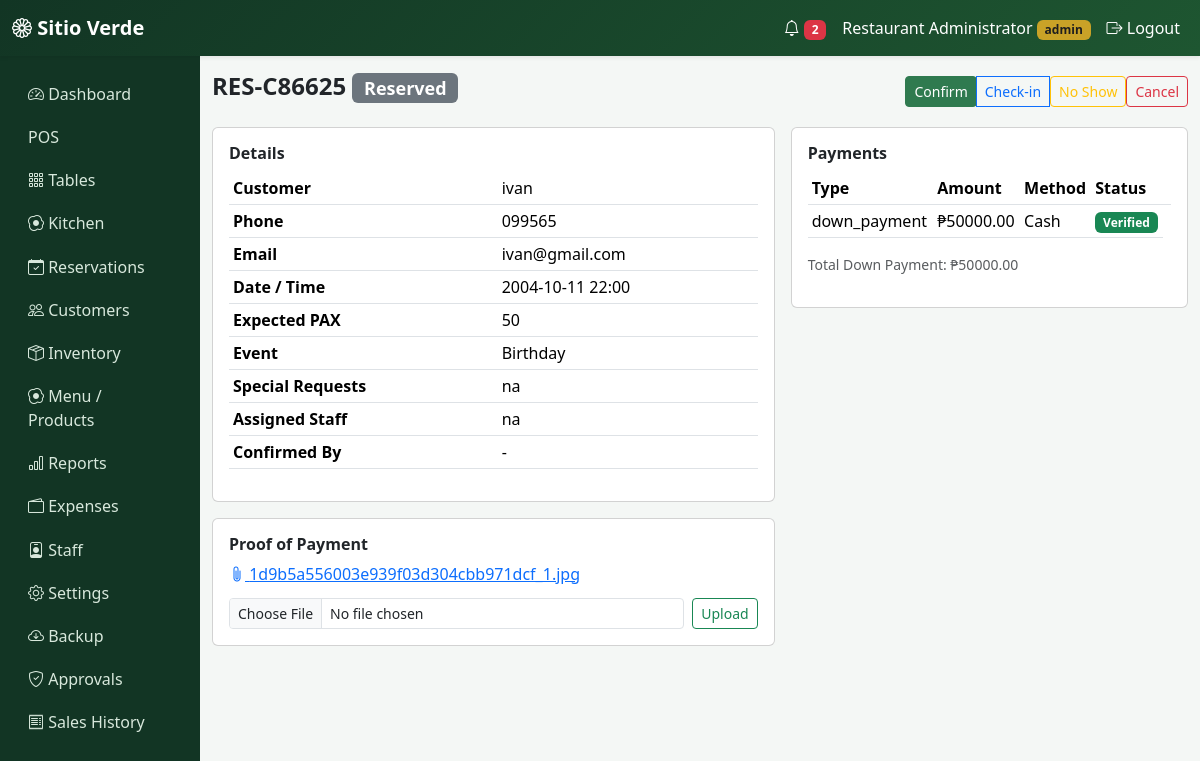
/reservations/1 (signed in), run on the app's committed database.
### app/models.py (models this page shows, shortened)
class User(db.Model, UserMixin):
    id = db.Column(db.Integer, primary_key=True)
    username = db.Column(db.String(64), unique=True, nullable=False)
    password_hash = db.Column(db.String(256), nullable=False)
    role = db.Column(db.String(20), default="staff", nullable=False)  # admin | staff
    name = db.Column(db.String(120))
    active = db.Column(db.Boolean, default=True)
    created_at = db.Column(db.DateTime, default=datetime.utcnow)
    def is_admin(self):
        return self.role == "admin"

class Reservation(db.Model):
    id = db.Column(db.Integer, primary_key=True)
    reservation_number = db.Column(db.String(20), unique=True, nullable=False)
    inquiry_number = db.Column(db.String(20))
    customer_id = db.Column(db.Integer, db.ForeignKey("customer.id"))
    date = db.Column(db.Date, nullable=False)
    time = db.Column(db.Time, nullable=False)
    status = db.Column(db.String(20), default="Reserved")
    customer_name = db.Column(db.String(120), nullable=False)
    phone = db.Column(db.String(20))
    email = db.Column(db.String(120))
    pax = db.Column(db.Integer, nullable=False)
    event_type = db.Column(db.String(50))
    special_requests = db.Column(db.Text)
    assigned_staff = db.Column(db.String(120))
    confirmed_by = db.Column(db.String(120))
    date_confirmed = db.Column(db.DateTime)
    down_payment = db.Column(db.Float, default=0)
    arrival_time = db.Column(db.DateTime)
    actual_pax = db.Column(db.Integer)
    total_bill = db.Column(db.Float, default=0)
    remaining_balance = db.Column(db.Float, default=0)
    created_at = db.Column(db.DateTime, default=datetime.utcnow)
    attachments = db.relationship(
        "ReservationAttachment",
        backref="reservation",
        lazy=True,
        cascade="all, delete-orphan",
    )
    res_payments = db.relationship(
        "ReservationPayment",
        backref="reservation",
        lazy=True,
        cascade="all, delete-orphan",
    )

class ReservationAttachment(db.Model):
    id = db.Column(db.Integer, primary_key=True)
    reservation_id = db.Column(db.Integer, db.ForeignKey("reservation.id"))
    filename = db.Column(db.String(255))
    uploaded_at = db.Column(db.DateTime, default=datetime.utcnow)

class ReservationPayment(db.Model):
    id = db.Column(db.Integer, primary_key=True)
    reservation_id = db.Column(db.Integer, db.ForeignKey("reservation.id"))
    payment_type = db.Column(db.String(20))  # down_payment | final_payment
    method = db.Column(db.String(30))
    amount = db.Column(db.Float, default=0)
    reference_number = db.Column(db.String(60))
    status = db.Column(db.String(20), default="Pending")  # Pending, Verified, Rejected
    paid_at = db.Column(db.DateTime, default=datetime.utcnow)
    verified_by = db.Column(db.String(120))

### app/reservations/routes.py (the view)
@reservations.route("/<int:id>")
@login_required
def detail(id):
    r = Reservation.query.get_or_404(id)
    return render_template("reservations/detail.html", r=r)

### app/notifications/helpers.py (called while the page is built)
def unread_notification_count():
    return Notification.query.filter_by(is_read=False).count()

### app/templates/reservations/detail.html (shortened to what this page needs)
{% extends "base.html" %}
{% block content %}
<div class="d-flex justify-content-between align-items-center mb-3">
  <h4 class="fw-bold">{{ r.reservation_number }} <span class="badge bg-secondary">{{ r.status }}</span></h4>
  <div class="btn-group">
    {% if r.status in ['Reserved'] %}
    <form method="POST" action="{{ url_for('reservations.confirm', id=r.id) }}"><button class="btn btn-sm btn-sv">Confirm</button></form>
    {% endif %}
    {% if r.status in ['Reserved','Confirmed'] %}
    <button class="btn btn-sm btn-outline-primary" data-bs-toggle="modal" data-bs-target="#checkinModal">Check-in</button>
    <form method="POST" action="{{ url_for('reservations.no_show', id=r.id) }}"><button class="btn btn-sm btn-outline-warning">No Show</button></form>
    <form method="POST" action="{{ url_for('reservations.cancel', id=r.id) }}"><button class="btn btn-sm btn-outline-danger">Cancel</button></form>
    {% endif %}
  </div>
</div>
<div class="row g-3">
  <div class="col-lg-7">
    <div class="card p-3 mb-3">
      <h6 class="fw-bold">Details</h6>
      <table class="table table-sm">
        <tr><th>Customer</th><td>{{ r.customer_name }}</td></tr>
        <tr><th>Phone</th><td>{{ r.phone }}</td></tr>
        <tr><th>Email</th><td>{{ r.email or '-' }}</td></tr>
        <tr><th>Date / Time</th><td>{{ r.date }} {{ r.time.strftime('%H:%M') }}</td></tr>
        <tr><th>Expected PAX</th><td>{{ r.pax }}</td></tr>
        <tr><th>Event</th><td>{{ r.event_type }}</td></tr>
        <tr><th>Special Requests</th><td>{{ r.special_requests or '-' }}</td></tr>
        <tr><th>Assigned Staff</th><td>{{ r.assigned_staff or '-' }}</td></tr>
        <tr><th>Confirmed By</th><td>{{ r.confirmed_by or '-' }} {% if r.date_confirmed %}on {{ r.date_confirmed.strftime('%Y-%m-%d %H:%M') }}{% endif %}</td></tr>
      </table>
    </div>
    <div class="card p-3">
      <h6 class="fw-bold">Proof of Payment</h6>
      {% for a in r.attachments %}
        <div class="mb-1"><a href="{{ url_for('static', filename='uploads/'+a.filename) }}" target="_blank"><i class="bi bi-paperclip"></i> {{ a.filename.split('_',1)[-1] }}</a></div>
      {% else %}<p class="text-muted">No attachments.</p>{% endfor %}
      <form method="POST" action="{{ url_for('reservations.upload_proof', id=r.id) }}" enctype="multipart/form-data" class="d-flex gap-2 mt-2">
        <input type="file" name="proof_of_payment" class="form-control form-control-sm" accept="image/*,.pdf">
        <button class="btn btn-sm btn-outline-success">Upload</button>
      </form>
    </div>
  </div>
  <div class="col-lg-5">
    <div class="card p-3">
      <h6 class="fw-bold">Payments</h6>
      <table class="table table-sm">
        <thead><tr><th>Type</th><th>Amount</th><th>Method</th><th>Status</th>{% if current_user.is_admin() %}<th></th>{% endif %}</tr></thead>
        <tbody>
        {% for p in r.res_payments %}
          <tr>
            <td>{{ p.payment_type }}</td><td>₱{{ '%.2f'|format(p.amount) }}</td><td>{{ p.method }}</td>
            <td><span class="badge bg-{{ 'success' if p.status=='Verified' else ('danger' if p.status=='Rejected' else 'warning') }}">{{ p.status }}</span></td>
          </tr>
        {% endfor %}
        </tbody>
      </table>
      <p class="small text-muted">Total Down Payment: ₱{{ '%.2f'|format(r.down_payment) }}</p>
    </div>
  </div>
</div>
{% endblock %}

### app/templates/base.html (shortened to what this page needs)
<!DOCTYPE html>
<html lang="en">
<head>
  <link href="https://cdn.jsdelivr.net/npm/bootstrap@5.3.3/dist/css/bootstrap.min.css" rel="stylesheet">
  <link href="https://cdn.jsdelivr.net/npm/bootstrap-icons@1.11.3/font/bootstrap-icons.css" rel="stylesheet">
  <link href="{{ url_for('static', filename='css/style.css') }}" rel="stylesheet">
</head>
<body>
{% if current_user.is_authenticated %}
<nav class="navbar navbar-expand-lg navbar-sv shadow-sm">
  <div class="container-fluid">
    <a class="navbar-brand fw-bold" href="{{ url_for('main.dashboard') }}"><i class="bi bi-flower1"></i> Sitio Verde</a>
    <div class="collapse navbar-collapse" id="nav1">
      <ul class="navbar-nav ms-auto align-items-lg-center">
        <li class="nav-item">
          <a class="nav-link" href="{{ url_for('notifications.list_notifications') }}">
            <i class="bi bi-bell"></i>
            {% if unread_notifications %}<span class="badge bg-danger">{{ unread_notifications }}</span>{% endif %}
          </a>
        </li>
        <li class="nav-item"><span class="nav-link">{{ current_user.name or current_user.username }} <small class="badge badge-sv">{{ current_user.role }}</small></span></li>
        <li class="nav-item"><a class="nav-link" href="{{ url_for('auth.logout') }}"><i class="bi bi-box-arrow-right"></i> Logout</a></li>
      </ul>
    </div>
  </div>
</nav>
<div class="container-fluid">
  <div class="row">
    <div class="col-lg-2 sidebar py-3 d-none d-lg-block">
      <a href="{{ url_for('main.dashboard') }}"><i class="bi bi-speedometer2"></i> Dashboard</a>
      <a href="{{ url_for('pos.index') }}"> POS</a>
      <a href="{{ url_for('tables_bp.layout') }}"><i class="bi bi-grid-3x3-gap"></i> Tables</a>
      <a href="{{ url_for('kitchen.queue') }}"><i class="bi bi-egg-fried"></i> Kitchen</a>
      <a href="{{ url_for('reservations.list_reservations') }}"><i class="bi bi-calendar-check"></i> Reservations</a>
      <a href="{{ url_for('customers.list_customers') }}"><i class="bi bi-people"></i> Customers</a>
      {% if current_user.is_admin() %}
      <a href="{{ url_for('inventory.list_items') }}"><i class="bi bi-box-seam"></i> Inventory</a>
      <a href="{{ url_for('admin.products') }}"><i class="bi bi-egg-fried"></i> Menu / Products</a>
      <a href="{{ url_for('reports.index') }}"><i class="bi bi-bar-chart"></i> Reports</a>
      <a href="{{ url_for('expenses.list_expenses') }}"><i class="bi bi-wallet2"></i> Expenses</a>
      <a href="{{ url_for('admin.users') }}"><i class="bi bi-person-badge"></i> Staff</a>
      <a href="{{ url_for('admin.settings') }}"><i class="bi bi-gear"></i> Settings</a>
      <a href="{{ url_for('admin.backup') }}"><i class="bi bi-cloud-arrow-down"></i> Backup</a>
      <a href="{{ url_for('pos.approvals') }}"><i class="bi bi-shield-check"></i> Approvals</a>
      {% endif %}
      <a href="{{ url_for('pos.history') }}"><i class="bi bi-receipt"></i> Sales History</a>
    </div>
    <div class="col-lg-10 py-3">
      {% block content %}{% endblock %}
    </div>
  </div>
</div>
{% else %}
  {% block guest_content %}{% endblock %}
{% endif %}
</body>
</html>

### app/static/css/style.css (style rules this page uses)
:root { --sv-green-900: #123524; --sv-green-700: #1e5631; --sv-green-600: #2f7a4f; --sv-green-100: #eaf5ec; --sv-gold: #c9a227; }
body { background: #f4f7f5; font-family: 'Segoe UI', system-ui, sans-serif; }
.navbar-sv { background: linear-gradient(135deg, var(--sv-green-900), var(--sv-green-700)); }
.navbar-sv .nav-link, .navbar-sv .navbar-brand { color: #fff !important; }
.sidebar { background: var(--sv-green-900); min-height: 100vh; }
.sidebar a { color: #d8e8dc; display:block; padding: .6rem 1rem; text-decoration:none; border-radius:6px; }
.btn-sv { background: var(--sv-green-600); border-color: var(--sv-green-600); color:#fff; }
.badge-sv { background: var(--sv-gold); color:#1e1e1e; }

### data on the page
User: name "Restaurant Administrator", role "admin"
Reservation: reservation_number "RES-C86625", status "Reserved", customer_name "ivan", phone "099565", email "ivan@gmail.com", date "2004-10-11", time "22:00", pax "50", event_type "Birthday", special_requests "na", assigned_staff "na", confirmed_by "-", down_payment "50000.00"
ReservationAttachment: filename "1d9b5a556003e939f03d304cbb971dcf_1.jpg"
ReservationPayment: payment_type "down_payment", amount "50000.00", method "Cash", status "Verified"

### other printed values
{{ unread_notifications }} "2"
